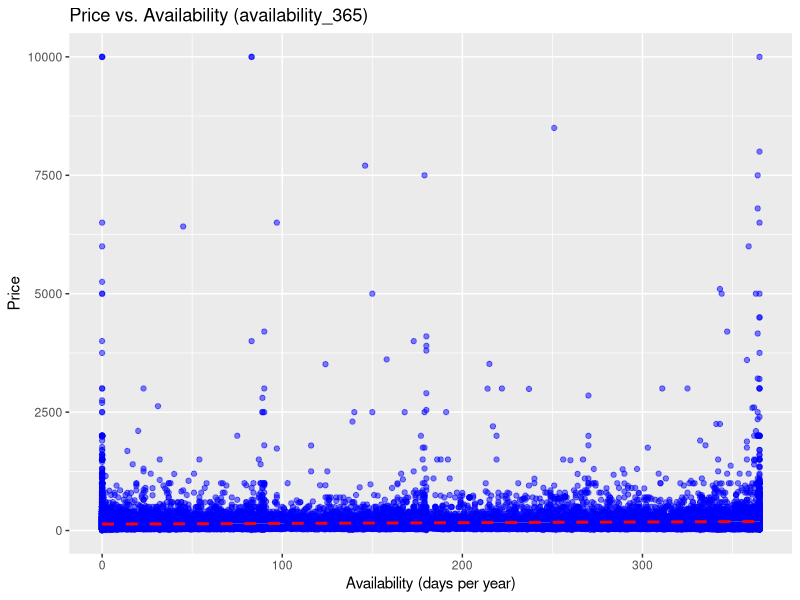
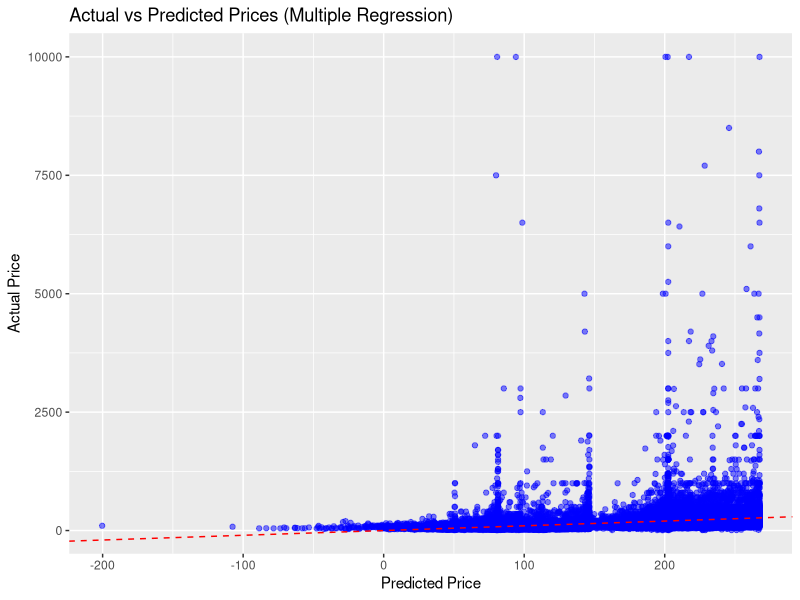

Generate these figures, in order, with R:
# Load necessary libraries
library(ggplot2)
library(dplyr)
library(readxl)  # For reading Excel files

# Load the cleaned data
data <- read_excel("Cleaned_Abnb_Data.xlsx")

# Simple Regression: Single Variable Analysis
# Regression: Price vs. Availability (availability_365)
model_availability <- lm(price ~ availability_365, data = data)
summary(model_availability)

# Regression: Price vs. Number of Reviews
model_reviews <- lm(price ~ number_of_reviews, data = data)
summary(model_reviews)

# Regression: Price vs. Room Type
model_room_type <- lm(price ~ room_type, data = data)
summary(model_room_type)

# Multiple Regression: All Variables Together
model_full <- lm(price ~ room_type + number_of_reviews + reviews_per_month + availability_365, data = data)
summary(model_full)

# Visualize Simple Regression: Price vs Availability (availability_365)
ggplot(data, aes(x = availability_365, y = price)) +
  geom_point(alpha = 0.5, color = "blue") +
  geom_smooth(method = "lm", color = "red", linetype = "dashed") +
  labs(title = "Price vs. Availability (availability_365)",
       x = "Availability (days per year)",
       y = "Price")

# Visualize Multiple Regression: Actual vs Predicted Prices
data$predicted_price <- predict(model_full)

ggplot(data, aes(x = predicted_price, y = price)) +
  geom_point(alpha = 0.5, color = "blue") +
  geom_abline(slope = 1, intercept = 0, color = "red", linetype = "dashed") +
  labs(title = "Actual vs Predicted Prices (Multiple Regression)",
       x = "Predicted Price",
       y = "Actual Price")
